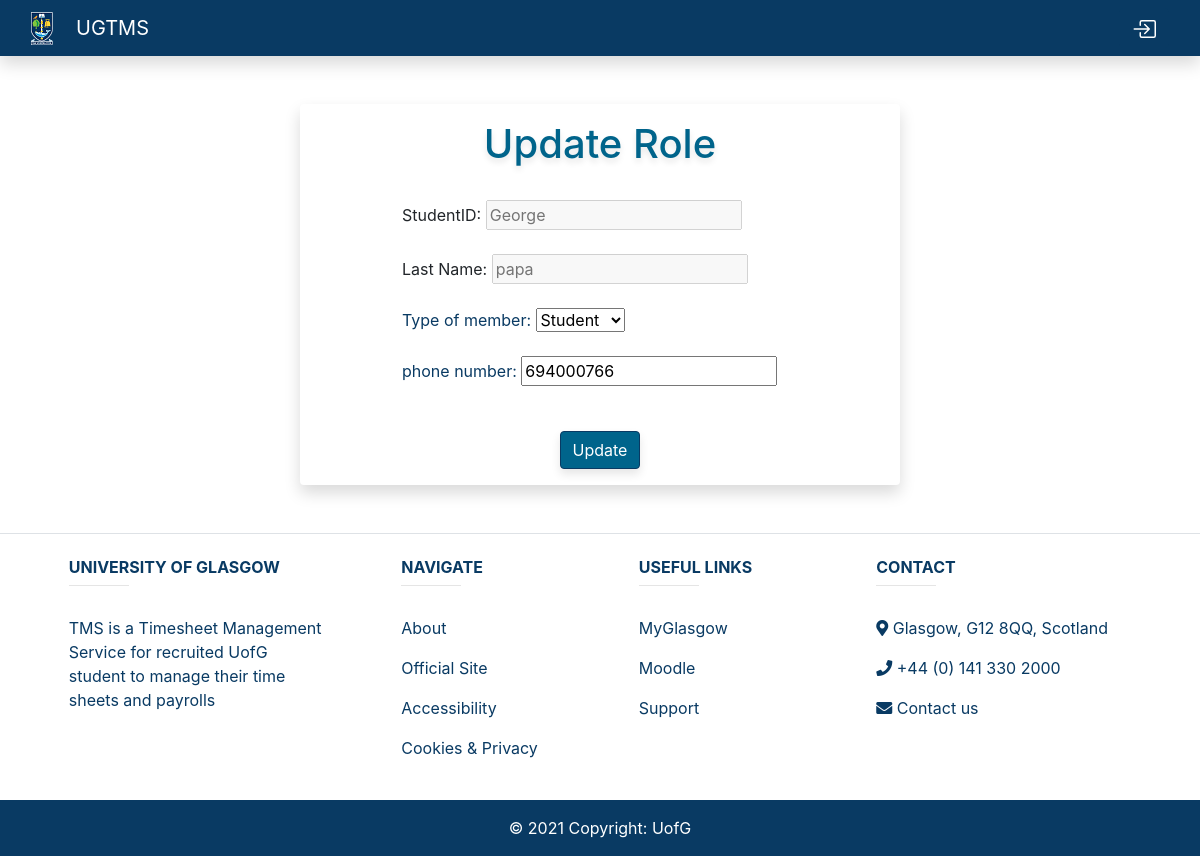
/members/user_info/3, run on an earlier commit of the app's database.
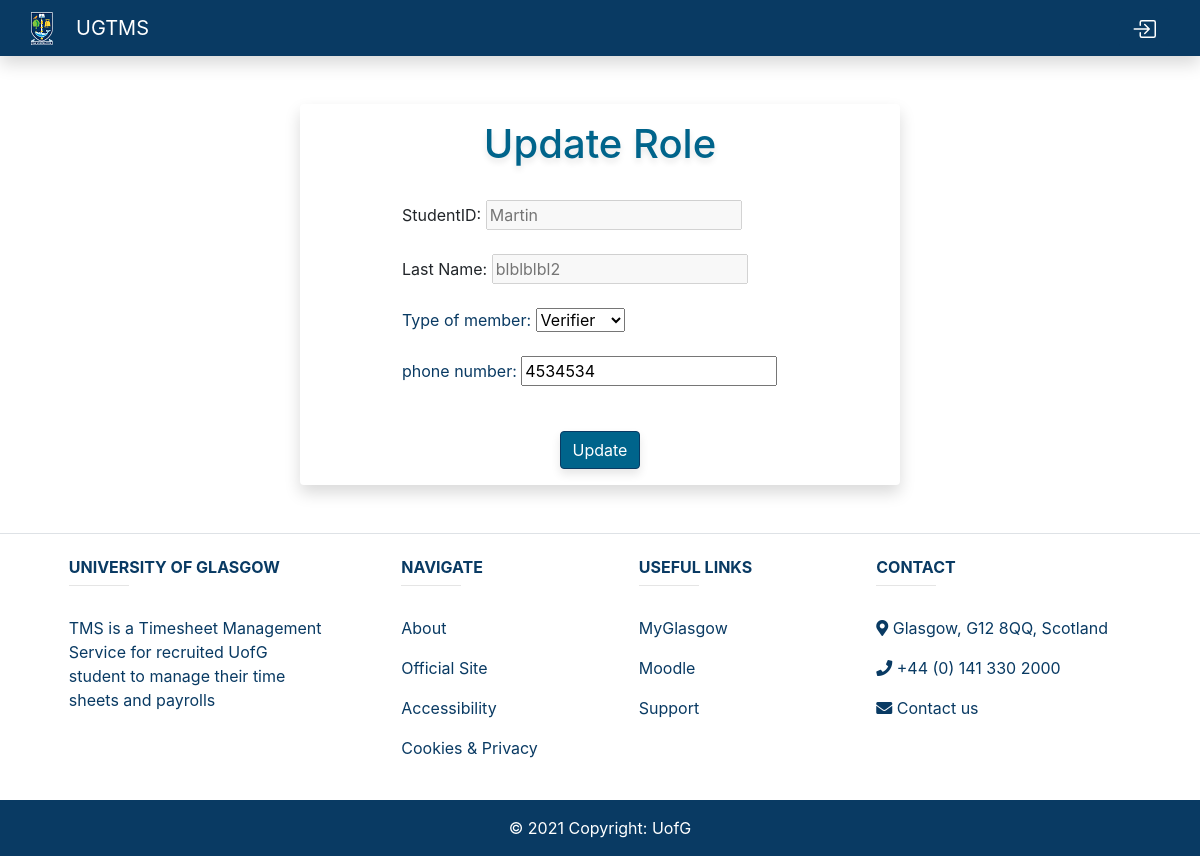
And on a later commit of the database.
### members/models.py (models this page shows, shortened)
class UserProfile(models.Model):
    user = models.OneToOneField(User, on_delete=models.CASCADE) #if user is deleted the profile will be deleted as well,but if profile is deleted , user won’t be deleted
    phone = models.CharField(max_length=100, null=True, blank=True)
    title = models.ForeignKey(UserRoles, null=True, on_delete=models.SET_NULL) #Student, Verifier, FinancialGuy
    salary = models.FloatField(default=0)

### members/views.py (the view)
# urls.py: path('user_info/<user_id>', views.user_info, name='user-info'),
def user_info(request, user_id):
    userSelected = User.objects.get(pk=user_id)
    userSelected, created = UserProfile.objects.get_or_create(user=userSelected)
    form = UserForm(request.POST or None, instance=userSelected)
    if form.is_valid():
        form.save()
        userSelected.save()
        messages.success(request, "User's profile has been updated")
        return redirect('user-list')
    return render(request, 'authenticate/user_info.html', {'user': userSelected, 'form': form})

### members/form.py
class UserForm(ModelForm):
    class Meta:
        model = UserProfile
        exclude = ['user', 'salary',]         # Will be taken from the request
        fields = ('title', 'phone',)
        labels = {
            'title': 'Type of member',
            'phone': 'phone number',
            }
        widgets = {
            'title': forms.Select(attrs={'class':'form-select'}),
        }

### members/models.py (called while the page is built)
    def __str__(self):
        return str(self.name)

### templates/authenticate/user_info.html (shortened to what this page needs)
{% extends 'timesheet/base.html' %}
{% block content %}
<div class="container shadow w-50 p-3 mb-5 my-5 bg-white rounded" >
    <div class="container w-75 bg-white rounded" >
       <center> <h1>Update Role</h1></center>
        <br>
        <form action="" method=POST>
            StudentID: <input class="col-xs-2" id="disabledInput" type="text" placeholder="{{ user.user }}" disabled> <br/><br/>
            Last Name: <input class="col-xs-2" id="disabledInput" type="text" placeholder="{{ user.user.last_name }}" disabled><br/> <br/>
            {{ form.as_p }}
            <br/>
            <center><input type="submit" value="Update" class="btn btn-primary"></center>
        </form>
    </div>
</div>
{% endblock %}

What changed in the data, as far as the page shows it:
no longer on this page (row edited): UserProfile: user "George", user.last_name "papa", title "Student", phone "694000766"
now on this page (row edited): UserProfile: user "Martin", user.last_name "blblblbl2", title "Verifier", phone "4534534"
